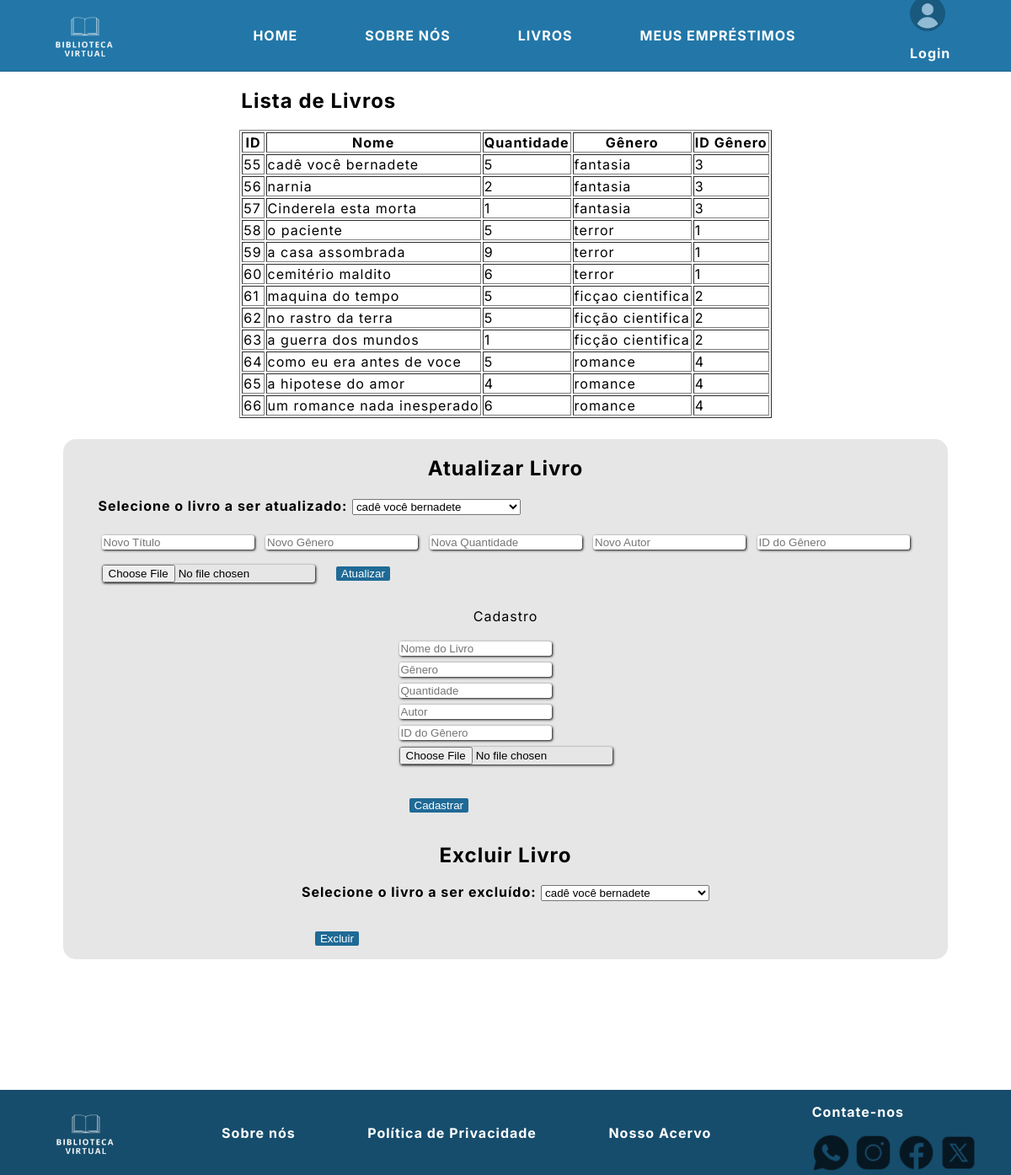
Screenshot of /adm_books.php (signed in) with the database file from the repository.
### tables this page shows
CREATE TABLE `livros` (
  `id_livro` int(11) NOT NULL,
  `nome` varchar(255) NOT NULL,
  `genero` varchar(255) NOT NULL,
  `qnt` varchar(255) NOT NULL,
  `autor` varchar(255) NOT NULL,
  `imagem` varchar(255) NOT NULL,
  `id_genero` int(11) NOT NULL
);

### app/Controller/bookController.php (called while the page is built, shortened)
<?php
require_once 'app/Model/bookModel.php';
class bookController
{
    private $bookmodel;
    public function __construct($pdo)
    {
        $this->bookmodel = new bookmodel($pdo);
    }
    public function listarbooks()
    {
        return $this->bookmodel->listarbooks();
    }
}
?>

### app/Model/bookModel.php (called while the page is built, shortened)
<?php
class bookmodel
{
    private $pdo;
    public function __construct($pdo)
    {
        $this->pdo = $pdo;
    }
    public function listarbooks()
    {
        $sql = "SELECT * FROM livros";
        $stmt = $this->pdo->query($sql);
        return $stmt->fetchALL(PDO::FETCH_ASSOC);
    }
}
?>

### adm_books.php (the view, shortened to what this page needs)
<!DOCTYPE html>
<html lang="pt-br">
<head>
    <link rel="stylesheet" href="css/style.css">
</head>
<body>
    <header>
        <div class="logo">
            <a href="index.php">
                <img src="images/logomybiblio-removebg-preview.png" alt="logotipo">
            </a>
        </div>
        <nav class="nav-bar">
            <ul>
                <li class="nav-bts"><a class="nav-link" href="index.php">HOME</a></li>
                <li class="nav-bts"><a class="nav-link" href="index.php#quemsomos">SOBRE NÓS</a></li>
                <li class="nav-bts"><a class="nav-link" href="catalogo.php">LIVROS</a></li>
                <li class="nav-bts"><a class="nav-link" href="useremp.php">MEUS EMPRÉSTIMOS</a></li>
            </ul>
        </nav>
        <div class="icone-l">
            <a class="text-user" href="login.php">
                <img id="user" src="images/user.png" alt="login">
                <p>Login</p>
            </a>
        </div>
    </header>
    <section class="center">
        <div>
                <?php
                require_once 'db/config.php';
                require_once 'app/Controller/bookController.php';
                $pdo =
                    $host = 'localhost';
                $dbname = 'crud_biblio';
                $username = 'root';
                $password = '';
                try {
                    $pdo = new PDO("mysql:host=$host;dbname=$dbname;charset=utf8", $username, $password);
                    $pdo->setAttribute(PDO::ATTR_ERRMODE, PDO::ERRMODE_EXCEPTION);
                } catch (PDOException $e) {
                    die("Erro ao conectar: " . $e->getMessage());
                }
                $bookController = new bookController($pdo);
                $books = $bookController->listarbooks();
                ?>
                <legend>
                    <h1>Lista de Livros</h1>
                </legend>
                <table border="1">
                    <thead>
                        <tr>
                            <th>ID</th>
                            <th>Nome</th>
                            <th>Quantidade</th>
                            <th>Gênero</th>
                            <th>ID Gênero</th>
                        </tr>
                    </thead>
                    <?php foreach ($books as $book): ?>
                        <tbody>
                            <tr>
                                <td>
                                    <?php echo $book['id_livro']; ?>
                                </td>
                                <td>
                                    <?php echo $book['nome']; ?>
                                </td>
                                <td>
                                    <?php echo $book['qnt']; ?>
                                </td>
                                <td>
                                    <?php echo $book['genero']; ?>
                                </td>
                                <td>
                                    <?php echo $book['id_genero']; ?>
                                </td>
                            </tr>
                        <?php endforeach; ?>
                </table>
        </div>
        <div class="formstyle">
        <h2>Atualizar Livro</h2>
        <form method="post">
            <label for="id_livro">Selecione o livro a ser atualizado:</label>
            <select name="id_livro">
                <?php foreach ($books as $book): ?>
                    <option value="<?php echo $book['id_livro']; ?>">
                        <?php echo $book['nome']; ?>
                    </option>
                <?php endforeach; ?>
            </select><br><br>
            <input type="text" name="nome" placeholder="Novo Título" required>
            <input type="text" name="genero" placeholder="Novo Gênero" required>
            <input type="text" name="qnt" placeholder="Nova Quantidade" required>
            <input type="text" name="autor" placeholder="Novo Autor" required>
            <input type="number" name="id_genero" placeholder="ID do Gênero" required><br>
            <input type="file" name="imagem" accept="image/*">
            <button class="botao "type="submit" name="atualizar" value="atualizar">Atualizar</button>
        </form>
        <div>
            <p>Cadastro</p>
        </div>
        <form method="post" enctype="multipart/form-data">
            <input type="text" name="nome" placeholder="Nome do Livro" required><br>
            <input type="text" name="genero" placeholder="Gênero" required><br>
            <input type="text" name="qnt" placeholder="Quantidade" required><br>
            <input type="text" name="autor" placeholder="Autor" required><br>
            <input type="number" name="id_genero" placeholder="ID do Gênero" required><br>
            <input type="file" name="imagem" accept="image/*"><br><br>
            <button class="botao" type="submit" name="cadastrar" value="cadastrar">Cadastrar</button>
        </form>
        <h2>Excluir Livro</h2>
        <form method="post">
            <label for="id_livro">Selecione o livro a ser excluído:</label>
            <select name="id_livro">
                <?php foreach ($books as $book): ?>
                    <option value="<?php echo $book['id_livro']; ?>">
                        <?php echo $book['nome']; ?>
                    </option>
                <?php endforeach; ?>
            </select><br><br>
            <button class="botao" type="submit" name="excluir" value="excluir">Excluir</button>
        </form>
        </div>
    </section>
    <footer>
        <div class="logo">
            <a href="index.php">
                <img src="images/logomybiblio-removebg-preview.png" alt="logotipo">
            </a>
        </div>
        <div>
            <a class="nav-link" href="index.php#quemsomos">Sobre nós</a>
            <a class="nav-link" href="privacidade.php">Política de Privacidade</a>
            <a class="nav-link" href="catalogo.php">Nosso Acervo</a>
        </div>
        <div>
            <div>
                <p>Contate-nos</p>
            </div>
            <div>
                <a href="https://web.whatsapp.com"><img class="footericon" src="images/icons8-whatsapp-50.png"
                        alt=""></a>
                <a href="https://www.instagram.com/"><img class="footericon" src="images/icons8-instagram-50.png"
                        alt=""></a>
                <a href="https://www.facebook.com/"><img class="footericon" src="images/icons8-facebook-50.png"
                        alt=""></a>
                <a href="https://twitter.com/"><img class="footericon" src="images/icons8-twitterx-50.png" alt=""></a>
            </div>
        </div>
    </footer>
</body>
</html>

### css/style.css (style rules this page uses)
body { background-color: #ffffff; margin: 0; padding: 0; letter-spacing: 1px; font-family: 'Inter', sans-serif; }
html { height: 100%; width: 100%; }
* { box-sizing: border-box; }
header { grid-area: cab; background-color: #2277a8; width: 100%; display: flex; justify-content: space-around; border-bottom: 1px solid #1c638b; }
.nav-bar { display: flex; align-items: center; justify-content: center; }
.nav-bar ul { display: flex; }
.nav-bar ul li { list-style: none; }
.logo { display: flex; margin-left: 20px; width: 7vw; height: 7vw; }
.logo img { height: 7vw; width: 7vw; }
.nav-link { color: rgb(255, 255, 255); text-decoration: none; padding: 2.5rem; filter: opacity(110%); font-weight: bolder; }
.icone-l { display: flex; justify-content: center; align-items: center; width: 7vw; height: 7vw; margin-right: 15px; }
#user { display: flex; justify-content: center; align-items: center; border-radius: 50%; width: 3.5vw; height: 3.5vw; }
.text-user { text-align: center; color: #fff; font-weight: bold; text-decoration: none; display: block; font-size: 1rem; }
section { background-color: rgb(255, 255, 255); grid-area: pag; padding-bottom: 155px; }
.formstyle { margin-top: 25px; display: flex; flex-direction: column; align-items: center; align-content: center; background-color: #e6e6e6; border-radius: 15px; width: 1050px; }
.center { display: flex; align-items: center; align-content: center; flex-direction: column; }
.botao { text-decoration: none; background-color: #1f6a96; border: none; border-radius: 2px; color: #ffffff; margin: 1rem; }
label { color: black; font-weight: bold; font-size: 1rem; }
input { border: none; box-shadow: 1px 1px 3px rgb(0, 0, 0); margin: 0.5vh; border-radius: 3px; }
footer { grid-area: rod; background-color: #164d6d; display: flex; justify-content: space-around; align-items: center; height: 100%; }
footer .nav-link { font-weight: bolder; text-decoration: none; }
footer p { color: white; font-weight: bolder; }
.footericon { height: 45px; width: 45px; border-radius: 5px; filter: opacity(70%); }

### rows the page displays
livros: id_livro "55", nome "cadê você bernadete", qnt "5", genero "fantasia", id_genero "3"
livros: id_livro "56", nome "narnia", qnt "2", genero "fantasia", id_genero "3"
livros: id_livro "57", nome "Cinderela esta morta", qnt "1", genero "fantasia", id_genero "3"
livros: id_livro "58", nome "o paciente", qnt "5", genero "terror", id_genero "1"
livros: id_livro "59", nome "a casa assombrada", qnt "9", genero "terror", id_genero "1"
livros: id_livro "60", nome "cemitério maldito", qnt "6", genero "terror", id_genero "1"
livros: id_livro "61", nome "maquina do tempo", qnt "5", genero "ficçao cientifica", id_genero "2"
livros: id_livro "62", nome "no rastro da terra", qnt "5", genero "ficção cientifica", id_genero "2"
livros: id_livro "63", nome "a guerra dos mundos", qnt "1", genero "ficção cientifica", id_genero "2"
livros: id_livro "64", nome "como eu era antes de voce", qnt "5", genero "romance", id_genero "4"
livros: id_livro "65", nome "a hipotese do amor", qnt "4", genero "romance", id_genero "4"
livros: id_livro "66", nome "um romance nada inesperado", qnt "6", genero "romance", id_genero "4"

### other values shown
form field id_livro "cadê você bernadete"
